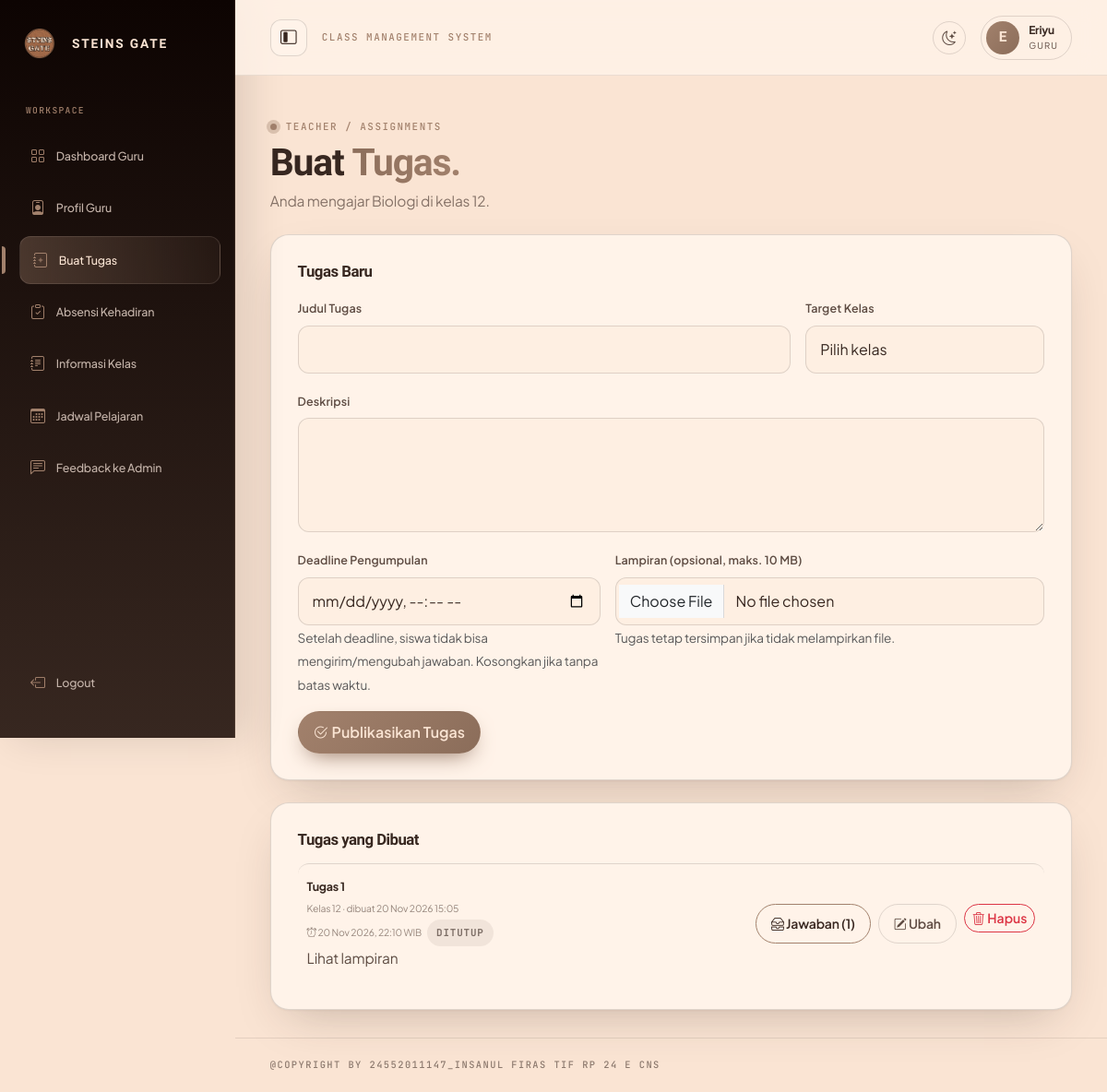
/guru/tugas.php (signed in), run on the app's committed database.
### tables this page shows
CREATE TABLE `guru` (
  `id` int(11) NOT NULL,
  `user_id` int(11) NOT NULL,
  `nama_lengkap` varchar(120) NOT NULL,
  `mata_pelajaran` varchar(100) NOT NULL,
  `nip` varchar(30) DEFAULT NULL,
  `jenis_kelamin` enum('Laki-laki','Perempuan') DEFAULT NULL,
  `no_wa` varchar(25) DEFAULT NULL,
  `alamat` text DEFAULT NULL,
  `foto_profil` varchar(255) DEFAULT NULL,
  `created_at` timestamp NULL DEFAULT current_timestamp(),
  `updated_at` timestamp NULL DEFAULT current_timestamp() ON UPDATE current_timestamp()
);

CREATE TABLE `tugas` (
  `id` int(11) NOT NULL,
  `guru_id` int(11) NOT NULL,
  `judul` varchar(180) NOT NULL,
  `deskripsi` text NOT NULL,
  `target_kelas` enum('10','11','12') NOT NULL,
  `lampiran` varchar(255) DEFAULT NULL,
  `deadline` datetime DEFAULT NULL,
  `created_at` timestamp NULL DEFAULT current_timestamp(),
  `updated_at` timestamp NULL DEFAULT current_timestamp() ON UPDATE current_timestamp()
);

### includes/guru_helpers.php (called while the page is built, shortened)
<?php
function guru_kelas(PDO $pdo, int $guruId): array {
    $st = $pdo->prepare("SELECT kelas FROM guru_kelas WHERE guru_id = ? ORDER BY kelas");
    $st->execute([$guruId]);
    return array_map('strval', $st->fetchAll(PDO::FETCH_COLUMN));
}

### includes/akademik_helpers.php (called while the page is built, shortened)
<?php
function deadline_label(?string $deadline): string {
    $ts = strtotime($deadline);
    return $ts ? date('d M Y, H:i', $ts) . ' WIB' : 'Tanpa batas waktu';
}
function tugas_terbuka(?string $deadline): bool {
    $ts = strtotime($deadline);
    return !$ts || time() < $ts;
}
function deadline_input_value(?string $deadline): string {
    $ts = $deadline ? strtotime($deadline) : false;
    return $ts ? date('Y-m-d\TH:i', $ts) : '';
}

### guru/tugas.php (the view, shortened to what this page needs)
<?php
require_once __DIR__ . '/../config/database.php';
require_once __DIR__ . '/../includes/functions.php';
require_once __DIR__ . '/../includes/guru_helpers.php';
require_once __DIR__ . '/../includes/akademik_helpers.php';
$u = current_user();
$q = $pdo->prepare("SELECT id, nama_lengkap, mata_pelajaran FROM guru WHERE user_id=?");
$q->execute([$u['id']]);
$g = $q->fetch();
$myKelas = guru_kelas($pdo, (int)$g['id']);
$self = BASE_URL . '/guru/tugas.php';
$editing = null;
$isEdit = $editing && (int)$editing['id'] > 0;
$items = [];
if ($myKelas) {
    $in = implode(',', array_fill(0, count($myKelas), '?'));
    $st = $pdo->prepare("SELECT t.*, (SELECT COUNT(*) FROM pengumpulan_tugas p WHERE p.tugas_id=t.id) AS jml_jawaban
                         FROM tugas t WHERE t.guru_id=? AND t.target_kelas IN ($in) ORDER BY t.created_at DESC, t.id DESC");
    $st->execute(array_merge([$g['id']], $myKelas));
    $items = $st->fetchAll();
}
include __DIR__ . '/../includes/dashboard_page_start.php';
?>
<div class="page-heading"><div><div class="section-kicker">TEACHER / ASSIGNMENTS</div><h1>Buat <em>Tugas.</em></h1>
    <p><?= $myKelas ? 'Anda mengajar ' . e($g['mata_pelajaran']) . ' di kelas ' . e(implode(', ', $myKelas)) . '.' : 'Kelas ajar Anda belum ditetapkan oleh Admin.' ?></p></div></div>
<?php if (!$myKelas): ?>
    <div class="alert alert-warning"><i class="bi bi-info-circle me-2"></i>Anda belum ditetapkan mengajar di kelas mana pun, sehingga belum bisa membuat tugas. Hubungi Admin untuk menetapkan kelas ajar Anda (kelas 10, 11, dan/atau 12).</div>
<?php else: ?>
<div class="sg-panel mb-4" id="form-tugas">
    <div class="d-flex justify-content-between align-items-center flex-wrap gap-2 mb-3">
        <h3 class="mb-0"><?= $isEdit ? 'Ubah Tugas' : 'Tugas Baru' ?></h3>
    </div>
    <form method="post" enctype="multipart/form-data" class="row g-3">
        <div class="col-md-8"><label class="form-label">Judul Tugas</label><input class="form-control custom-input" name="judul" maxlength="180" required value="<?= e($editing['judul'] ?? '') ?>"></div>
        <div class="col-md-4"><label class="form-label">Target Kelas</label>
            <select class="form-select custom-input" name="target_kelas" required>
                <option value="">Pilih kelas</option>
            </select>
            <?php if ($isEdit && (int)$editing['jml_jawaban'] > 0): ?><small class="text-muted">Kelas terkunci karena sudah ada jawaban siswa.</small><?php endif; ?></div>
        <div class="col-12"><label class="form-label">Deskripsi</label><textarea class="form-control custom-input" name="deskripsi" rows="4" required><?= e($editing['deskripsi'] ?? '') ?></textarea></div>
        <div class="col-md-5"><label class="form-label">Deadline Pengumpulan</label>
            <input class="form-control custom-input" type="datetime-local" name="deadline" value="<?= e(deadline_input_value($editing['deadline'] ?? null)) ?>">
            <small class="text-muted">Setelah deadline, siswa tidak bisa mengirim/mengubah jawaban. Kosongkan jika tanpa batas waktu.</small></div>
        <div class="col-md-7"><label class="form-label">Lampiran (opsional, maks. 10 MB)</label>
            <input class="form-control custom-input" type="file" name="lampiran" accept=".pdf,.doc,.docx,.ppt,.pptx,.xls,.xlsx,.txt,.zip,.png,.jpg,.jpeg">
            <?php if ($isEdit && !empty($editing['lampiran'])): ?>
                <div class="form-check mt-2"><input class="form-check-input" type="checkbox" name="hapus_lampiran" value="1" id="hapusLampiran">
                    <label class="form-check-label" for="hapusLampiran">Hapus lampiran saat ini (<a href="<?= BASE_URL ?>/<?= e($editing['lampiran']) ?>" target="_blank" rel="noopener">lihat</a>)</label></div>
                <small class="text-muted">Memilih file baru akan menggantikan lampiran lama.</small>
            <?php else: ?><small class="text-muted">Tugas tetap tersimpan jika tidak melampirkan file.</small><?php endif; ?></div>
        <div class="col-12"><button class="btn btn-brown"><i class="bi bi-check2-circle me-1"></i><?= $isEdit ? 'Simpan Perubahan' : 'Publikasikan Tugas' ?></button></div>
    </form>
</div>
<div class="sg-panel">
    <h3 class="mb-3">Tugas yang Dibuat</h3>
    <?php if (!$items): ?><p class="muted-copy">Belum ada tugas.</p>
    <?php else: foreach ($items as $it): $open = tugas_terbuka($it['deadline']); ?>
        <div class="recent-item flex-wrap">
            <div style="min-width:0;flex:1 1 280px">
                <strong><?= e($it['judul']) ?></strong>
                <small>Kelas <?= e($it['target_kelas']) ?> · dibuat <?= date('d M Y H:i', strtotime($it['created_at'])) ?></small>
                <small><i class="bi bi-alarm"></i> <?= e(deadline_label($it['deadline'])) ?>
                    <?php if (!$it['deadline']): ?><span class="sg-badge ms-1">Tanpa batas</span>
                    <?php elseif ($open): ?><span class="sg-badge ms-1"><?= e(sisa_waktu($it['deadline'])) ?></span>
                    <?php else: ?><span class="sg-badge sg-badge-warn ms-1">Ditutup</span><?php endif; ?></small>
                <?php if ($it['lampiran']): ?><a href="<?= BASE_URL ?>/<?= e($it['lampiran']) ?>" target="_blank" rel="noopener">Lihat lampiran</a><?php endif; ?>
            </div>
            <div class="d-flex flex-wrap gap-2 ms-auto">
                <a class="btn btn-sm btn-outline-brown" href="<?= BASE_URL ?>/guru/jawaban.php?tugas=<?= (int)$it['id'] ?>"><i class="bi bi-inboxes"></i> Jawaban (<?= (int)$it['jml_jawaban'] ?>)</a>
                <a class="btn btn-sm btn-outline-secondary" href="<?= $self ?>?edit=<?= (int)$it['id'] ?>#form-tugas"><i class="bi bi-pencil-square"></i> Ubah</a>
                <form method="post" class="d-inline" onsubmit="return confirm('Hapus tugas ini beserta <?= (int)$it['jml_jawaban'] ?> jawaban siswa? Tindakan ini tidak dapat dibatalkan.');">
                    <button class="btn btn-sm btn-outline-danger"><i class="bi bi-trash3"></i> Hapus</button>
                </form>
            </div>
        </div>
    <?php endforeach; endif; ?>
</div>
<?php endif; ?>
<?php include __DIR__ . '/../includes/dashboard_page_end.php'; ?>

### includes/dashboard_page_start.php (shortened to what this page needs)
<?php
require_once __DIR__ . '/functions.php';
$u = current_user();
$role = $u['role'] ?? 'siswa';
$namaUser = $u['nama'] ?? $u['username'] ?? 'Pengguna';
$currentScript = basename($_SERVER['SCRIPT_NAME'] ?? '');
$fbBaru = 0;
include __DIR__ . '/header.php';
?>
<div class="dashboard-shell" id="dashShell">
    <aside class="dash-sidebar">
        <a class="brand" href="<?= BASE_URL ?>/index.php">
            <?= brand_mark() ?>
            STEINS GATE
        </a>
        <div class="sidebar-label">
            WORKSPACE
        </div>
        <?php if ($role === 'admin'): ?>
            <a class="side-link<?= $currentScript === 'index.php' ? ' active' : '' ?>" href="<?= BASE_URL ?>/dashboard/index.php"><i class="bi bi-grid"></i> Dashboard Admin</a>
            <a class="side-link<?= $currentScript === 'siswa.php' ? ' active' : '' ?>" href="<?= BASE_URL ?>/dashboard/siswa.php"><i class="bi bi-people"></i> Data Siswa</a>
            <a class="side-link<?= $currentScript === 'guru.php' ? ' active' : '' ?>" href="<?= BASE_URL ?>/dashboard/guru.php"><i class="bi bi-person-workspace"></i> Data Guru</a>
            <a class="side-link<?= $currentScript === 'informasi.php' ? ' active' : '' ?>" href="<?= BASE_URL ?>/dashboard/informasi.php"><i class="bi bi-journal-text"></i> Informasi Kelas</a>
            <a class="side-link<?= $currentScript === 'jadwal.php' ? ' active' : '' ?>" href="<?= BASE_URL ?>/dashboard/jadwal.php"><i class="bi bi-calendar3"></i> Jadwal Pelajaran</a>
            <a class="side-link<?= $currentScript === 'kegiatan.php' ? ' active' : '' ?>" href="<?= BASE_URL ?>/dashboard/kegiatan.php"><i class="bi bi-calendar-event"></i> Agenda Kegiatan</a>
            <a class="side-link<?= $currentScript === 'pengumuman.php' ? ' active' : '' ?>" href="<?= BASE_URL ?>/dashboard/pengumuman.php"><i class="bi bi-megaphone"></i> Pengumuman</a>
            <a class="side-link<?= $currentScript === 'galeri.php' ? ' active' : '' ?>" href="<?= BASE_URL ?>/dashboard/galeri.php"><i class="bi bi-images"></i> Galeri Kenangan</a>
            <a class="side-link<?= $currentScript === 'feedback.php' ? ' active' : '' ?>" href="<?= BASE_URL ?>/dashboard/feedback.php"><i class="bi bi-chat-left-text"></i> Feedback<?php if ($fbBaru > 0): ?> <span class="side-badge"><?= $fbBaru ?></span><?php endif; ?></a>
        <?php elseif ($role === 'guru'): ?>
            <a class="side-link<?= $currentScript === 'index.php' ? ' active' : '' ?>" href="<?= BASE_URL ?>/guru/index.php"><i class="bi bi-grid"></i> Dashboard Guru</a>
            <a class="side-link<?= $currentScript === 'profil.php' ? ' active' : '' ?>" href="<?= BASE_URL ?>/guru/profil.php"><i class="bi bi-person-badge"></i> Profil Guru</a>
            <a class="side-link<?= $currentScript === 'tugas.php' ? ' active' : '' ?>" href="<?= BASE_URL ?>/guru/tugas.php"><i class="bi bi-journal-plus"></i> Buat Tugas</a>
            <a class="side-link<?= $currentScript === 'absensi.php' ? ' active' : '' ?>" href="<?= BASE_URL ?>/guru/absensi.php"><i class="bi bi-clipboard-check"></i> Absensi Kehadiran</a>
            <a class="side-link<?= $currentScript === 'informasi.php' ? ' active' : '' ?>" href="<?= BASE_URL ?>/dashboard/informasi.php"><i class="bi bi-journal-text"></i> Informasi Kelas</a>
            <a class="side-link<?= $currentScript === 'jadwal.php' ? ' active' : '' ?>" href="<?= BASE_URL ?>/dashboard/jadwal.php"><i class="bi bi-calendar3"></i> Jadwal Pelajaran</a>
            <a class="side-link<?= $currentScript === 'feedback.php' ? ' active' : '' ?>" href="<?= BASE_URL ?>/dashboard/feedback.php"><i class="bi bi-chat-left-text"></i> Feedback ke Admin</a>
        <?php endif; ?>
        <div class="sidebar-bottom">
            <a
                class="side-link"
                href="<?= BASE_URL ?>/logout.php"
            >
                <i class="bi bi-box-arrow-left"></i>
                Logout
            </a>
        </div>
    </aside>
    <section class="dash-main">
        <header class="dash-topbar">
            <div class="d-flex align-items-center gap-3">
                <button class="sidebar-toggle" data-sidebar-toggle type="button" aria-label="Sembunyikan atau tampilkan menu" aria-expanded="true" title="Sembunyikan / tampilkan menu">
                    <i class="bi bi-layout-sidebar-inset"></i>
                </button>
                <span class="eyebrow">
                    CLASS MANAGEMENT SYSTEM
                </span>
            </div>
            <div class="d-flex align-items-center gap-3">
                <button
                    class="theme-toggle"
                    data-theme-toggle
                    type="button"
                    aria-label="Ganti tema"
                >
                    <i class="bi bi-moon-stars"></i>
                </button>
                <div class="user-chip">
                    <span class="avatar">
                        <?= e(strtoupper(substr($namaUser, 0, 1))) ?>
                    </span>
                    <span>
                        <strong>
                            <?= e($namaUser) ?>
                        </strong>
                        <small>
                            <?= e(strtoupper($role)) ?>
                        </small>
                    </span>
                </div>
            </div>
        </header>
        <main class="dash-content">

### assets/css/style.css (style rules this page uses)
:root { --taupe: #A2816C; --medium: #8B6D5A; --brown: #5E4C43; --dark: #372720; --outline: #0D0402; --cream: #FAE4D3; --warm: #C4B3A9; --bg: #FAE4D3; --surface: #fff3e9; --text: #5E4C43; --heading: #372720; --line: rgba(13, 4, 2, .13); --shadow: 0 18px 50px rgba(55, 39, 32, .08); }
* { box-sizing: border-box; }
html { scroll-behavior: smooth; }
body { margin: 0; font-family: 'Manrope', sans-serif; background: var(--bg); color: var(--text); transition: background .25s ease, color .25s ease; }
a { color: inherit; text-decoration: none; }
.brand { display: inline-flex; align-items: center; gap: 10px; color: var(--heading) !important; font-size: .86rem; font-weight: 700; letter-spacing: .16em; }
.theme-toggle { width: 36px; height: 36px; border: 1px solid var(--line); border-radius: 50%; background: transparent; color: var(--text); }
.btn-brown { border: 1px solid var(--medium); border-radius: 4px; background: var(--medium); color: var(--cream); }
.btn-outline-brown { border: 1px solid var(--medium); border-radius: 4px; color: var(--text); }
.eyebrow, .section-kicker { display: block; font-size: .68rem; font-weight: 700; letter-spacing: .2em; }
.eyebrow { color: #C4B3A9; }
.form-label { color: var(--heading); font-size: .76rem; font-weight: 700; }
.custom-input { padding: 12px; border: 1px solid var(--line); border-radius: 3px; background: var(--bg); color: var(--text); }
.dashboard-shell { display: flex; min-height: 100vh; }
.dash-sidebar { display: flex; width: 255px; padding: 28px 20px; flex-shrink: 0; flex-direction: column; background: var(--dark); color: var(--warm); }
.dash-sidebar .brand { margin: 0 0 45px 8px; color: var(--cream) !important; }
.sidebar-label { margin: 0 10px 15px; color: var(--taupe); font-size: .6rem; letter-spacing: .2em; }
.side-link { display: flex; margin-bottom: 4px; padding: 12px 13px; align-items: center; gap: 12px; border-radius: 4px; color: var(--warm); font-size: .78rem; }
.side-link:hover, .side-link.active { background: rgba(162, 129, 108, .2); color: var(--cream); }
.side-link i { font-size: 1rem; }
.sidebar-bottom { margin-top: auto; }
.dash-main { flex: 1; min-width: 0; }
.dash-topbar { display: flex; height: 75px; padding: 0 4%; align-items: center; justify-content: space-between; border-bottom: 1px solid var(--line); background: var(--surface); }
.dash-topbar .eyebrow { color: var(--taupe); }
.user-chip { display: flex; align-items: center; gap: 10px; }
.avatar { display: grid; width: 36px; height: 36px; place-items: center; border-radius: 50%; background: var(--taupe); color: #FAE4D3; }
.user-chip strong, .user-chip small { display: block; }
.user-chip strong { color: var(--heading); font-size: .75rem; }
.user-chip small { font-size: .6rem; letter-spacing: .12em; }
.dash-content { padding: 45px 4%; }
.recent-item { display: flex; padding: 14px 0; align-items: center; gap: 12px; border-top: 1px solid var(--line); }
.recent-item strong, .recent-item small { display: block; }
.recent-item strong { color: var(--heading); font-size: .78rem; }
.recent-item small { margin-top: 4px; font-size: .65rem; opacity: .65; }

### data on the page
guru: nama_lengkap "E", nama_lengkap "Eriyu", mata_pelajaran "Biologi"
tugas: judul "Tugas 1", target_kelas "12", created_at "20 Nov 2026 15:05", deadline "20 Nov 2026, 22:10 WIB", shows "DITUTUP", jml_jawaban "1"

### other printed values
$role "GURU"
implode(', ', $myKelas) "12"
COPYRIGHT_TEXT "@COPYRIGHT BY 24552011147_INSANUL FIRAS TIF RP 24 E CNS"
